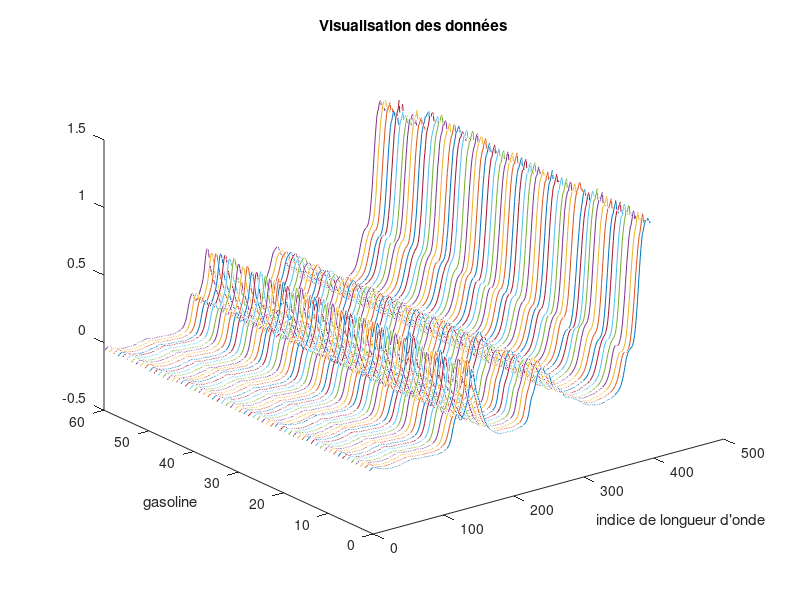

Write MATLAB code to recreate this figure. (Note: this script raises an error after producing the figure.)
%%%%%%%%%%%%%%%%%%%%%%%%%%%%%%%%%%%%%%%%%%%%%%%%%%%%%%%%%%%%
%   Présentation Algèbre linéaire pour le data mining      %
%                                                          %
%   Sujet Tp : Une comparaison entre PLS et PCR sur        %
%              un jeu de donnée de Spectroscopie           %
%                                                          %
%%%%%%%%%%%%%%%%%%%%%%%%%%%%%%%%%%%%%%%%%%%%%%%%%%%%%%%%%%%%

%% Initialisation

clc;
clear;
close all;

% On charge un jeu de donnée comprenant les intensités spectrales de 60
% échantillons d'essence à 401 longueurs d'onde
load spectra

% On dispose de 60 type de gasoline (individus)
% NIR    : Spectroscopie dans l'infrarouge proche de 900 nm à 1700 nm
%          (60 individus 401 attributs) ce sont les prédicteurs
%
% octane : Indice d'octane (mesure la résistance à l'auto-allumage du carburant)
%          c'est le prédictand
Y = octane;
X = NIR;

partition = 50;

Y_train = Y(1 : partition);
X_train = X(1 : partition, :);

Y_test = Y(partition+1 : end);
X_test = X(partition+1 : end, :);

%% Visualisation des données

figure(1)
plot3(repmat(1:401, 60, 1)', repmat((1:size(octane, 1))', 1, 401)', NIR');
xlabel("indice de longueur d'onde");
ylabel("gasoline");
title('Visualisation des données');
%saveas(gcf,'1.pdf')
% On a un grand nombre de variables prédictives fortement corrélés

%% Régression linéaire multiple

Beta_MLR = X_train \ Y_train;
Y_fitted_MLR = X_train * Beta_MLR;
R_2 = R_squared(Y_train, Y_fitted_MLR);
fprintf('MLR : R^2 = %.6f\n', R_2);
% On obtient un R^2 = 1.0 ce qui est un mauvais signe en effet p > n
% donc le problème de moindre carré n'admet pas une unique solution

% Conclusion : si nous avons trop de caractéristiques le modèle s'adaptera
%              très bien aux données d'apprentissage mais ne parviendra pas
%              à généraliser.

%% Régression sur composantes principales

% On réduit la dimenssion en utilisant l'analyse en composantes principales
% Par Construction les Composantes principales sont non-corrélées
k = 2;

% Pourcentage de variance expliqué en X
figure(2);
[~, ~, latent] = PCA(X_train);
latent = latent(1:10, 1);
plot(1:length(latent), sort(latent./sum(latent), 'descend'), '-o');
title('Pourcentage de variance expliqué en X');
xlabel('num de la comp. ppale');
ylabel('pourcentage de variance');
%saveas(gcf,'2.pdf')

[Beta_PCR, Y_fitted_PCR] = PCR(Y_train, X_train, k);
R_2 = R_squared(Y_train, Y_fitted_PCR);
fprintf('PCR : R^2 = %.6f\n', R_2);

% On obtient une faible valeur prédictive de 0.21
% On remarque que nos premiers PC capturent 85% de la variance, les 15% restants apparaissent être important. pour prédire Y

%% Régression des moindres carrés partiels

[Beta_PLS, Y_fitted_PLS] = PLS(Y_train, X_train, k);
R_2 = R_squared(Y_train, Y_fitted_PLS);
fprintf('PLS : R^2 = %.6f\n', R_2);
fprintf('---------------------------------------\n');

%% PLS vs PCR

% Comparaison sur les données d'apprentissage
figure(3);
plot(Y_train, Y_fitted_PLS, 'bo', Y_train, Y_fitted_PCR, 'r^', Y_train, Y_fitted_MLR, 'c*');
xlabel('Observed Response train');
ylabel('Fitted Response train');
title("Comparaison sur les données d'apprentissage")
legend({'PLS1 avec 2 PC', 'PCR with 2 PC', 'MLR'})
%saveas(gcf,'3.pdf')

% Comparaison sur les données de test
Y_fitted_MLR_test = X_test * Beta_MLR;
Y_fitted_PCR_test = [ones(size(X_test, 1), 1), X_test] * Beta_PCR;
Y_fitted_PLS_test = [ones(size(X_test, 1), 1), X_test] * Beta_PLS;

RMSE_MLR = RMSE(Y_test, Y_fitted_MLR_test);
RMSE_PCR = RMSE(Y_test, Y_fitted_PCR_test);
RMSE_PLS = RMSE(Y_test, Y_fitted_PLS_test);

fprintf('MLR : RMSE = %.6f\n', RMSE_MLR);
fprintf('PCR : RMSE = %.6f\n', RMSE_PCR);
fprintf('PLS : RMSE = %.6f\n', RMSE_PLS);

figure(4);
plot(Y_test, Y_fitted_PLS_test, 'bo', Y_test, Y_fitted_PCR_test, 'r^', Y_test, Y_fitted_MLR_test, 'c*');
xlabel('Observed Response test');
ylabel('Fitted Response test');
title("Comparaison sur les données de test");
legend({'PLS1 avec 2 PC', 'PCR with 2 PC', 'MLR'});
%saveas(gcf,'4.pdf')
